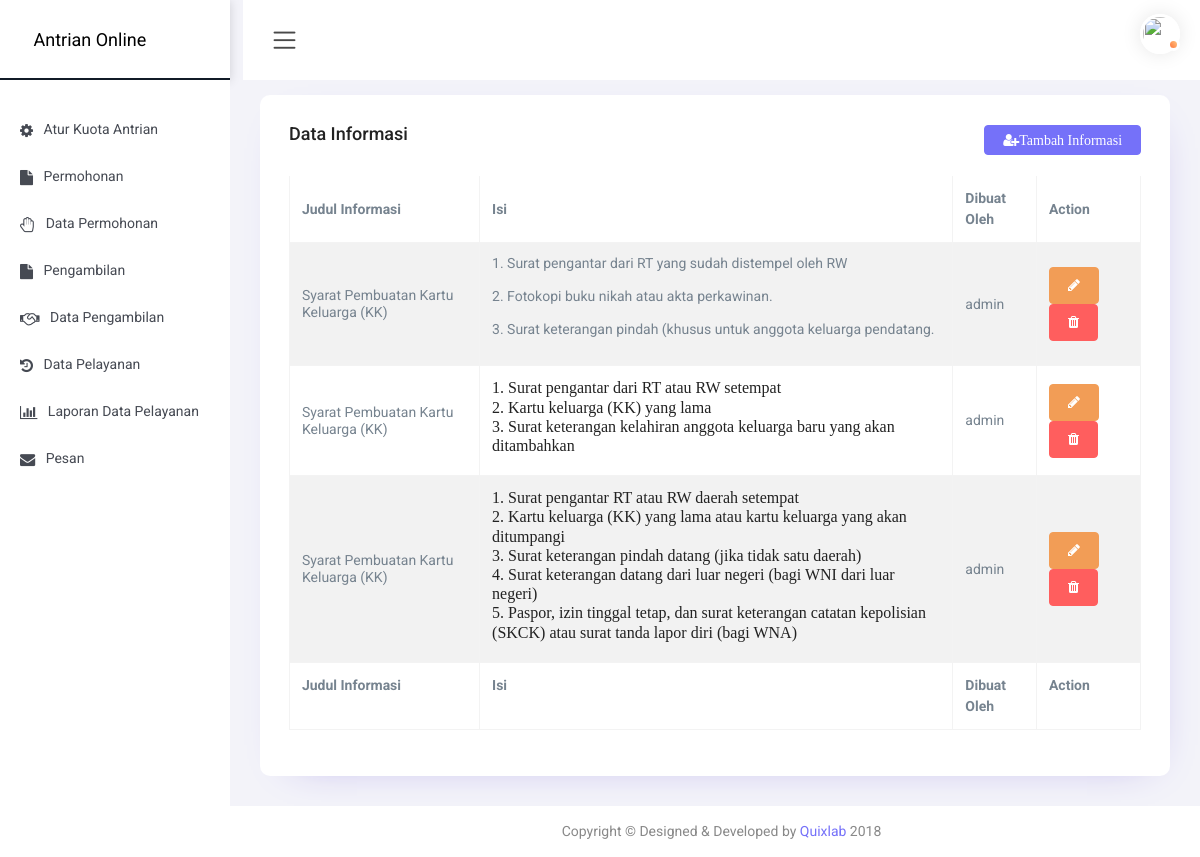
The page /index.php/c_informasi on the database its author committed.
### tables this page shows
CREATE TABLE `informasi` (
  `id_informasi` int(11) NOT NULL,
  `judul_informasi` text NOT NULL,
  `isi` text NOT NULL,
  `dibuat_oleh` varchar(60) NOT NULL,
  `tanggal_dibuat` timestamp NOT NULL DEFAULT CURRENT_TIMESTAMP ON UPDATE CURRENT_TIMESTAMP
);

### application/controllers/C_Informasi.php (called while the page is built, shortened)
<?php
	class C_Informasi extends CI_Controller
	{
		function __construct()
		{
			$this->load->model('M_Data_Informasi');
			$this->load->helper('url');
		}
		function index(){
		$data['informasi'] = $this->M_Data_Informasi->tampil_data()->result();
		$this->load->view('Back/V_Informasi',$data);
		}
	}
 ?>

### index.php (called while the page is built, shortened)
<?php
require_once BASEPATH.'core/CodeIgniter.php';

### application/models/M_Data_Informasi.php (called while the page is built, shortened)
<?php
class M_Data_Informasi extends CI_Model{
	function tampil_data(){
		return $this->db->get('informasi');
	}
}
?>

### application/views/Back/V_Informasi.php (the view, shortened to what this page needs)
<div class="content-body">
        <div class="container-fluid">
            <div class="row">
                <div class="col-12">
                    <div class="card">
                        <div class="card-body">
                          <div>
                            <div style="float: left;">
                            <h4 class="card-title">Data Informasi</h4>
                            </div>
                            <div style="float: right;">
                            <a href="<?php echo base_url() ?>admin/informasi/add" class="btn btn-primary"><span class="fa fa-user-plus" style="float: right;">Tambah Informasi</span></a>
                            </div>
                         </div>
                            <div class="table-responsive"><br />
                                <table class="table table-striped table-bordered zero-configuration">
                                    <thead>
                                        <tr>
                                            <th>Judul Informasi</th>
                                            <th>Isi</th>
                                            <th>Dibuat Oleh</th>
                                            <th>Action</th>
                                        </tr>
                                    </thead>
                                    <tbody>
                                          <?php foreach ($informasi as $u) { ?>
                                        <tr id="<?php echo $u->id_informasi ?>">
                                            <td><?php echo $u->judul_informasi ?></td>
                                            <td><?php echo $u->isi ?></td>
                                            <td><?php echo $u->dibuat_oleh ?></td>
                                            <td><a href="<?php echo base_url('admin/informasi/edit/'.$u->id_informasi) ?>" class="btn btn-warning text-white"><span class="fa fa-pencil"></span></a>
                                            <a class="btn btn-danger remove" data-toogle="tooltip" data-placement="button" title="Hapus Data!"><span class="fa fa-trash text-white"></span></a>
                                            </td>
                                        </tr>
                                          <?php } ?>
                                    </tbody>
                                    <tfoot>
                                        <tr>
                                            <th>Judul Informasi</th>
                                            <th>Isi</th>
                                            <th>Dibuat Oleh</th>
                                            <th>Action</th>
                                        </tr>
                                    </tfoot>
                                </table>
                            </div>
                        </div>
                    </div>
                </div>
            </div>
        </div>
    </div>
      </div>

### rows shown on the page
informasi: judul_informasi "Syarat Pembuatan Kartu Keluarga (KK)", isi "1. Surat pengantar dari RT yang sudah distempel oleh RW 2. Fotokopi buku nikah atau akta perkawinan. 3. Surat keterangan pindah (khusus untuk anggota keluarga pendatang.", dibuat_oleh "admin"
informasi: judul_informasi "Syarat Pembuatan Kartu Keluarga (KK)", isi "1. Surat pengantar dari RT atau RW setempat 2. Kartu keluarga (KK) yang lama 3. Surat keterangan kelahiran anggota keluarga baru yang akan ditambahkan", dibuat_oleh "admin"
informasi: judul_informasi "Syarat Pembuatan Kartu Keluarga (KK)", isi "1. Surat pengantar RT atau RW daerah setempat 2. Kartu keluarga (KK) yang lama atau kartu keluarga yang akan ditumpangi 3. Surat keterangan pindah datang (jika tidak satu daerah) 4. Surat keterangan datang dari luar negeri (bagi WNI dari luar negeri) 5. Paspor, izin tinggal tetap, dan surat keterangan catatan kepolisian (SKCK) atau surat tanda lapor diri (bagi WNA)", dibuat_oleh "admin"
